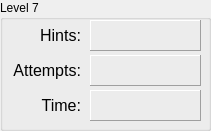
     <widget class="QGroupBox" name="groupLevel7">
      <property name="geometry">
       <rect>
        <x>240</x>
        <y>280</y>
        <width>211</width>
        <height>131</height>
       </rect>
      </property>
      <property name="title">
       <string>Level 7</string>
      </property>
      <widget class="QLabel" name="lblHintsLevel7">
       <property name="geometry">
        <rect>
         <x>90</x>
         <y>20</y>
         <width>111</width>
         <height>31</height>
        </rect>
       </property>
       <property name="frameShape">
        <enum>QFrame::Panel</enum>
       </property>
       <property name="frameShadow">
        <enum>QFrame::Raised</enum>
       </property>
       <property name="text">
        <string/>
       </property>
      </widget>
      <widget class="QLabel" name="label_74">
       <property name="geometry">
        <rect>
         <x>0</x>
         <y>60</y>
         <width>81</width>
         <height>21</height>
        </rect>
       </property>
       <property name="font">
        <font>
         <pointsize>12</pointsize>
        </font>
       </property>
       <property name="layoutDirection">
        <enum>Qt::LeftToRight</enum>
       </property>
       <property name="text">
        <string>Attempts:</string>
       </property>
       <property name="alignment">
        <set>Qt::AlignRight|Qt::AlignTrailing|Qt::AlignVCenter</set>
       </property>
      </widget>
      <widget class="QLabel" name="lblTimeLevel7">
       <property name="geometry">
        <rect>
         <x>90</x>
         <y>90</y>
         <width>111</width>
         <height>31</height>
        </rect>
       </property>
       <property name="frameShape">
        <enum>QFrame::Panel</enum>
       </property>
       <property name="frameShadow">
        <enum>QFrame::Raised</enum>
       </property>
       <property name="text">
        <string/>
       </property>
      </widget>
      <widget class="QLabel" name="lblAttemptsLevel7">
       <property name="geometry">
        <rect>
         <x>90</x>
         <y>55</y>
         <width>111</width>
         <height>31</height>
        </rect>
       </property>
       <property name="frameShape">
        <enum>QFrame::Panel</enum>
       </property>
       <property name="frameShadow">
        <enum>QFrame::Raised</enum>
       </property>
       <property name="text">
        <string/>
       </property>
      </widget>
      <widget class="QLabel" name="label_77">
       <property name="geometry">
        <rect>
         <x>10</x>
         <y>25</y>
         <width>71</width>
         <height>21</height>
        </rect>
       </property>
       <property name="font">
        <font>
         <pointsize>12</pointsize>
        </font>
       </property>
       <property name="layoutDirection">
        <enum>Qt::LeftToRight</enum>
       </property>
       <property name="text">
        <string>Hints:</string>
       </property>
       <property name="alignment">
        <set>Qt::AlignRight|Qt::AlignTrailing|Qt::AlignVCenter</set>
       </property>
      </widget>
      <widget class="QLabel" name="label_78">
       <property name="geometry">
        <rect>
         <x>10</x>
         <y>90</y>
         <width>71</width>
         <height>31</height>
        </rect>
       </property>
       <property name="font">
        <font>
         <pointsize>12</pointsize>
        </font>
       </property>
       <property name="layoutDirection">
        <enum>Qt::LeftToRight</enum>
       </property>
       <property name="text">
        <string>Time:</string>
       </property>
       <property name="alignment">
        <set>Qt::AlignRight|Qt::AlignTrailing|Qt::AlignVCenter</set>
       </property>
      </widget>
     </widget>
